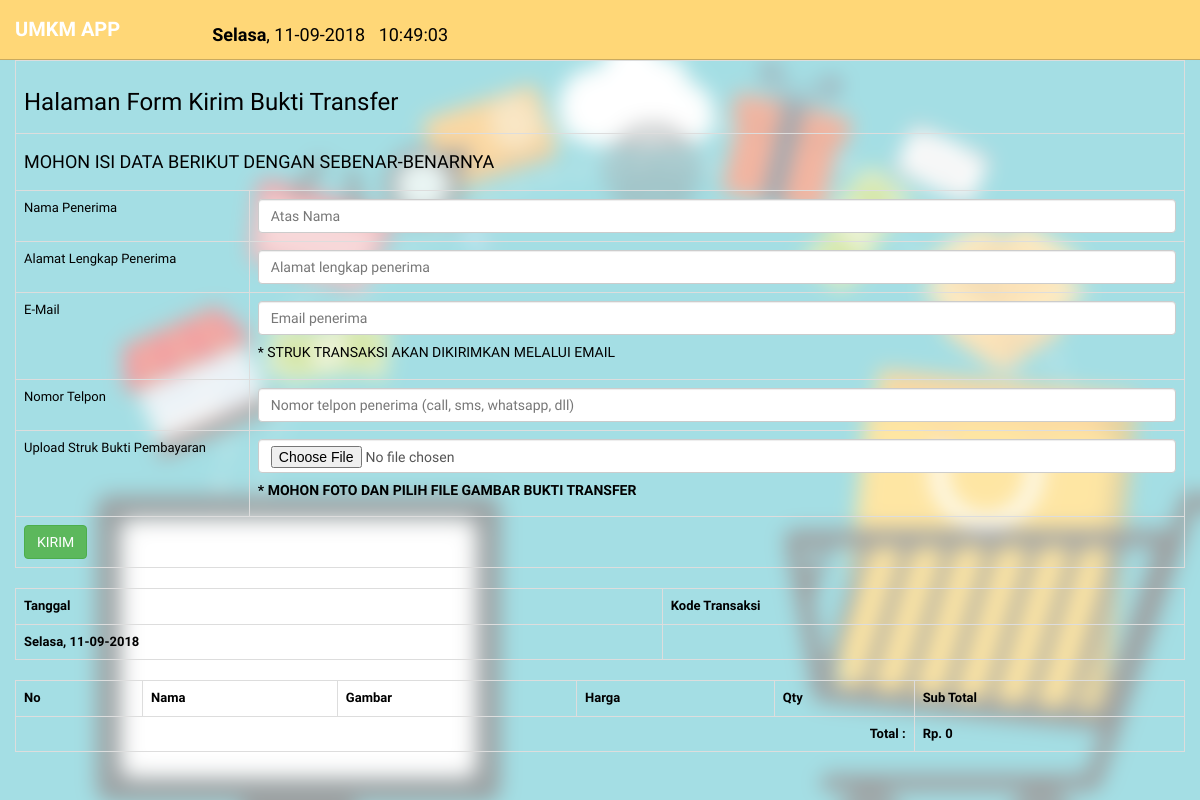
Before: /index.php/shop/submit_transfer_proof with the older database file.
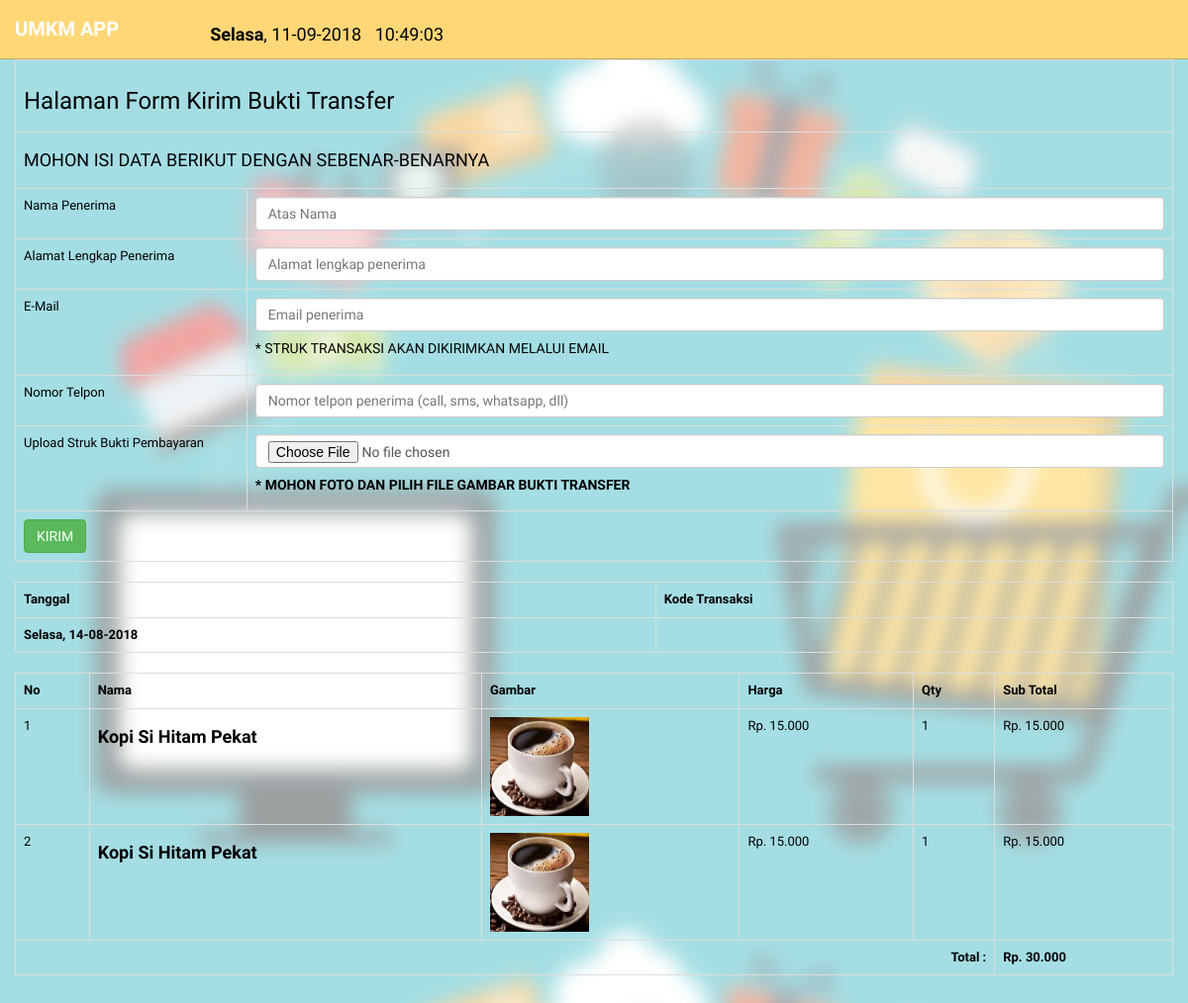
After: the same page with the newer database file.
### tables this page shows
CREATE TABLE `carts` (
  `id` int(11) NOT NULL,
  `status` enum('0','1','2') DEFAULT NULL COMMENT '0 = Unsubmitted, 1 = Submitted and pending, 2 = Confirmed by Admin',
  `transaction_code` text,
  `file_name` text,
  `description` text,
  `created_at` timestamp NOT NULL DEFAULT CURRENT_TIMESTAMP,
  `updated_at` timestamp NOT NULL DEFAULT CURRENT_TIMESTAMP
);

CREATE TABLE `carts_details` (
  `id` int(11) NOT NULL,
  `cart_id` int(11) NOT NULL,
  `product_id` int(11) NOT NULL,
  `qty` int(11) DEFAULT NULL,
  `description` text,
  `is_cancelled` enum('0','1') NOT NULL DEFAULT '0',
  `created_at` timestamp NOT NULL DEFAULT CURRENT_TIMESTAMP ON UPDATE CURRENT_TIMESTAMP,
  `updated_at` timestamp NOT NULL DEFAULT '0000-00-00 00:00:00'
);

CREATE TABLE `products` (
  `id` int(11) NOT NULL,
  `name` varchar(100) NOT NULL,
  `file_name` text,
  `qty` int(11) DEFAULT NULL,
  `company_id` int(11) NOT NULL,
  `price` bigint(11) NOT NULL,
  `created_at` timestamp NOT NULL DEFAULT CURRENT_TIMESTAMP,
  `updated_at` timestamp NOT NULL DEFAULT CURRENT_TIMESTAMP
);

### application/libraries/Template.php (called while the page is built)
<?php if ( ! defined('BASEPATH')) exit('No direct script access allowed');
class Template {
		var $template_data = array();
		function set($name, $value)
		{
			$this->template_data[$name] = $value;
		}
		function load($template = '', $view = '' , $view_data = array(), $return = FALSE)
		{
			$this->CI =& get_instance();
			$this->set('contents', $this->CI->load->view($view, $view_data, TRUE));
			return $this->CI->load->view($template, $this->template_data, $return);
		}
}

### application/controllers/Shop.php (called while the page is built, shortened)
<?php
class Shop extends CI_Controller
{
    public function __construct()
    {
        $this->load->model('Company_model', 'company');
        $this->load->model('Product_model', 'product');
        $this->load->model('Cart_detail_model', 'cart_detail');
        $this->load->model('Cart_model', 'cart');
    }
    public function submit_transfer_proof()
    {
        if (isset($_POST['submit'])) {
            $config['upload_path']          = './uploads/';
            $config['allowed_types']        = 'gif|jpg|png|jpeg';
            $this->load->library('upload', $config);
            $this->upload->do_upload('file_name');
            $data = $this->upload->data();
            $cart_id = $this->session->userdata('cart_id');
            $data = [
                'status' => '2',
                'file_name' => $data['file_name'],
                'name' => $this->input->post('name'),
                'address' => $this->input->post('address'),
                'email' => $this->input->post('email'),
                'phone' => $this->input->post('phone')
            ];
            $this->db->where('id', $cart_id);
            $this->db->update('carts', $data);
            $data = '';
            $cart_detail = $this->db->get_where('carts_details', ['cart_id'=>$cart_id])->result();
            foreach ($cart_detail as $c) {
                $product_id = $c->product_id;
                $qty = $c->qty;
                $query = "UPDATE products SET qty = qty - $qty WHERE id = $product_id";
                $this->db->query($query);
            }
            $this->session->set_flashdata('message', '<h3>BARANG AKAN SEGERA DIKIRIMKAN OLEH PIHAK UMKM TERKAIT</h3>');
            $this->session->set_flashdata('above_message', '<h3>BUKTI UNTUK TRANSAKSI DENGAN KODE: ['.$this->session->userdata('transaction_code').'] TELAH BERHASIL DIKIRIMKAN!!</h3><br><h3>TERIMA KASIH TELAH BERBELANJA MENGGUNAKAN UMKM APP');
            $config = Array(
                'protocol' => 'smtp',
                'smtp_host' => 'ssl://smtp.gmail.com',
                'smtp_port' => '465',
                'smtp_user' => 'arezkyameliap@gmail.com',
                'smtp_pass' => 'poldamku'
            );
            $this->load->library('email', $config);
            $this->email->set_newline("\r\n");
            $this->email->from('arezkyameliap@gmail.com', 'UMKM APP');
            $this->email->to($this->input->post('email'));
            $this->email->subject('NOTIFIKASI UMKMAPP');
            $this->email->message("BARANG AKAN SEGERA DIKIRIMKAN OLEH PIHAK UMKM TERKAIT\r\nBUKTI UNTUK TRANSAKSI DENGAN KODE: ".$this->session->userdata('transaction_code')." TELAH BERHASIL DIKIRIMKAN!!\rTERIMA KASIH TELAH BERBELANJA MENGGUNAKAN UMKM APP");
            $this->email->send();
            redirect('shop');
        } else {
            $transaction_code = $this->session->userdata('transaction_code');
            $data['record'] = $this->db->get_where('carts', ['transaction_code' => $transaction_code])->row_array();
            $cart_id = $data['record']['id'];
            $this->session->set_userdata('cart_id', $cart_id);
            $data['record_detail'] = $this->cart_detail->get_with_product($cart_id)->result();
            $this->template->load('templates/shop_template', 'shop/submit_transfer_proof', $data);
        }
    }
}

### index.php (called while the page is built, shortened)
<?php
require_once BASEPATH.'core/CodeIgniter.php';

### application/models/Cart_detail_model.php (called while the page is built, shortened)
<?php
class Cart_detail_model extends CI_Model
{
    public function get_with_product($cart_id)
    {
        $this->db->select('*, crd.id AS detail_id, crd.qty AS qty');
        $this->db->from('carts_details AS crd');
        $this->db->join('products AS prd', 'prd.id = crd.product_id', 'right');
        $this->db->where('cart_id', $cart_id);
        $this->db->where('is_cancelled != "1"');
        return $this->db->get();
    }
}

### application/views/shop/submit_transfer_proof.php (the view, shortened to what this page needs)
<?php
    function rupiah($angka){
        $hasil_rupiah = "Rp. " . number_format($angka,0,',','.');
        return $hasil_rupiah;
    }
    function angka($angka){
        $hasil_rupiah = number_format($angka,0,',','.');
        return $hasil_rupiah;
    }
?>
<?php
function hari_ini($hari){
    switch($hari){
        case 'Tue':
            $hari_ini = "Selasa";
        break;
    }
    return "<b>" . $hari_ini . "</b>";
}
?>
<?php echo form_open_multipart('shop/submit_transfer_proof'); ?>
<table class="table table-bordered">
  <tr>
    <td colspan="2"><h3>Halaman Form Kirim Bukti Transfer</h3></td>
  </tr>
  <tr>
    <td colspan="2"><h4>MOHON ISI DATA BERIKUT DENGAN SEBENAR-BENARNYA</h4></td>
  </tr>
  <tr>
    <td width="20%">Nama Penerima</td>
    <td><input type="text" name="name" class="form-control" placeholder="Atas Nama" required></td>
  </tr>
  <tr>
    <td>Alamat Lengkap Penerima</td>
    <td><input type="text" name="address" class="form-control" placeholder="Alamat lengkap penerima" required></td>
  </tr>
  <tr>
    <td>E-Mail</td>
    <td>
        <input type="email" name="email" class="form-control" placeholder="Email penerima" required>
        <h5>* STRUK TRANSAKSI AKAN DIKIRIMKAN MELALUI EMAIL</h5>
    </td>
  </tr>
  <tr>
    <td>Nomor Telpon</td>
    <td><input type="number" name="phone" class="form-control" placeholder="Nomor telpon penerima (call, sms, whatsapp, dll)" required></td>
  </tr>
  <tr>
    <td>Upload Struk Bukti Pembayaran</td>
    <td><input type="file" name="file_name" class="form-control" required><h5><b>* MOHON FOTO DAN PILIH FILE GAMBAR BUKTI TRANSFER</b></h5></td>
  </tr>
  <tr>
    <td colspan="2"><input type="submit" name="submit" class="btn btn-success" value="KIRIM"></td>
  </tr>
</table>
<?php echo form_close(); ?>
<table class="table table-bordered">
  <tr>
    <td><b>Tanggal</b></td>
    <td><b>Kode Transaksi</b></td>
  </tr>
  <tr>
    <td><?php echo hari_ini(date_format(date_create($record['created_at']), 'D')) . '<b>, '.date_format(date_create($record['created_at']), 'd-m-Y').'</b>' ?></td>
    <td>
    </td>
  </tr>
</table>
<table class="table table-bordered">
  <tr>
    <th>No</th>
    <th>Nama</th>
    <th>Gambar</th>
    <th>Harga</th>
    <th>Qty</th>
    <th>Sub Total</th>
  </tr>
  <?php
  $no = 1;
  $total = 0;
  foreach ($record_detail as $r) {
      echo "
      <tr>
        <td>$no</td>
        <td><h4><b>$r->name</b></h4></td>
        <td><img src=".base_url()."uploads/".$r->file_name." width='100' height='100'></td>
        <td>".rupiah($r->price)."</td>
        <td>".angka($r->qty)."</td>
        <td>".rupiah($r->price * $r->qty)."</td>
      </tr>
      ";
      $no++;
      $total = $total + ($r->price * $r->qty);
  }
  ?>
  <tr>
    <td colspan="5" align="right"><b>Total :</b></td>
    <td><b><?php echo rupiah($total); ?></b></td>
  </tr>
</table>

### application/views/templates/shop_template.php (shortened to what this page needs)
<?php
function current_date($hari){
    switch($hari){
        case 'Tue':
            $hari_ini = "Selasa";
        break;
    }
    return "<b>" . $hari_ini . "</b>";
}
?>
<!DOCTYPE html>
<html lang="en">
  <head>
    <link href="<?php echo base_url(); ?>assets/css/bootstrap.css" rel="stylesheet">
    <link href="<?php echo base_url(); ?>assets/font-awesome/css/font-awesome.css" rel="stylesheet" />
    <link rel="stylesheet" type="text/css" href="<?php echo base_url(); ?>assets/css/zabuto_calendar.css">
    <link rel="stylesheet" type="text/css" href="<?php echo base_url(); ?>assets/js/gritter/css/jquery.gritter.css" />
    <link rel="stylesheet" type="text/css" href="<?php echo base_url(); ?>assets/lineicons/style.css">
    <link href="<?php echo base_url(); ?>assets/css/shop-style.css" rel="stylesheet">
    <link href="<?php echo base_url(); ?>assets/css/style-responsive.css" rel="stylesheet">
  </head>
  <body onload="startTime()">
  <section id="container" >
      <header class="header black-bg">
            <?php echo anchor('shop', '<b>UMKM APP</b>', ['class' => 'logo']); ?>
            <div class="nav notify-row" id="top_menu">
                <ul class="nav top-menu">
                    <li id="header_inbox_bar" class="dropdown">
                        <table>
                            <tr>
                                <td><h4><?php echo current_date(date("D")).', '.date("d-m-Y") . '&nbsp&nbsp&nbsp'; ?></h4></td>
                                <td><h4><div id='txt'></div></h4></td>
                            </tr>
                        </table>
                    </li>
                </ul>
            </div>
        </header>
      <section id="main-content">
          <section class="wrapper">
              <div class="row">
                <?php echo $contents; ?>
              </div>
          </section>
      </section>
  </section>
  </body>
</html>

### assets/css/shop-style.css (style rules this page uses)
body { color: #000000; background: #f2f2f2; font-family: 'Ruda', sans-serif; padding: 0px !important; margin: 0px !important; font-size:13px; }
ul li { list-style: none; }
a, a:hover, a:focus { text-decoration: none; outline: none; }
#container { width: 100%; height: 100%; }
#main-content { margin-left: 0px; }
.header, .footer { min-height: 60px; padding: 0 15px; }
.header { position: fixed; left: 0; right: 0; z-index: 1002; }
.black-bg { background: #ffd777; border-bottom: 1px solid #c9aa5f; }
.wrapper { display: inline-block; margin-top: 60px; padding-left: 15px; padding-right: 15px; padding-bottom: 15px; padding-top: 0px; width: 100%; }
a.logo { font-size: 20px; color: #ffffff; float: left; margin-top: 15px; text-transform: uppercase; }
a.logo b { font-weight: 900; }
#top_menu .nav > li, ul.top-menu > li { float: left; }
.notify-row { float: left; margin-top: 15px; margin-left: 92px; }

Changed rows visible on the page:
added carts: created_at "14-08-2018"
added carts_details: product.name "Kopi Si Hitam Pekat", product.file_name (picture), product.price "Rp. 15.000", qty "1", rupiah($r->price * $r->qty) "Rp. 15.000"
added carts_details: product.name "Kopi Si Hitam Pekat", product.file_name (picture), product.price "Rp. 15.000", qty "1", rupiah($r->price * $r->qty) "Rp. 15.000"
Other visible differences:
rupiah($total): "Rp. 0" → "Rp. 30.000"
date_format(date_create($record['created_at']), 'd-m-Y'): "11-09-2018" → (not shown)
